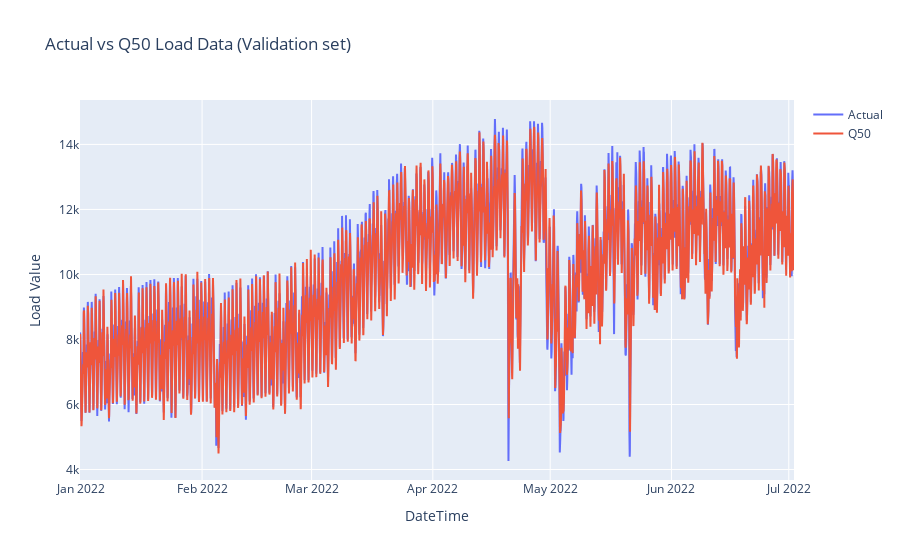

The notebook cell this image was saved under:
### Code cell
import plotly.graph_objs as go

def plot_actual_vs_q50(df):
    fig = go.Figure()

    fig.add_trace(go.Scatter(x=df.index, y=df['Actual'], mode='lines', name='Actual'))
    fig.add_trace(go.Scatter(x=df.index, y=df['Q50'], mode='lines', name='Q50'))

    fig.update_layout(title='Actual vs Q50 Load Data (Validation set)', xaxis_title='DateTime', yaxis_title='Load Value')

    fig.show()


# Plot the actual vs Q50 values
plot_actual_vs_q50(dfY_nhits)

### Figure 1 — Plotly figure (JSON) as saved in the notebook; plotly's stock layout.template omitted (floating-point values rounded to 4 significant figures; data arrays with more than 128 entries replaced by an {"elided": "..."} marker saying what was removed)
{"data": [{"mode": "lines", "name": "Actual", "type": "scatter", "x": {"elided": "4382 str values"}, "y": {"elided": "4382 int values"}}, {"mode": "lines", "name": "Q50", "type": "scatter", "x": {"elided": "4382 str values"}, "y": {"elided": "4382 float values"}}], "layout": {"title": {"text": "Actual vs Q50 Load Data (Validation set)"}, "xaxis": {"title": {"text": "DateTime"}}, "yaxis": {"title": {"text": "Load Value"}}}}
